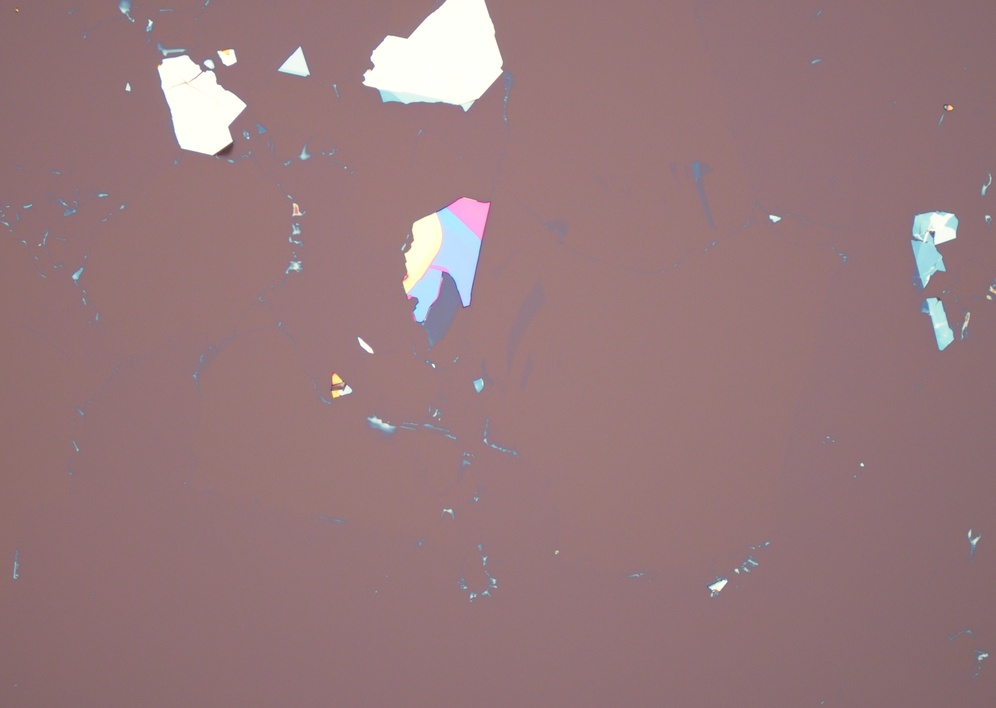
#> input picture uploads/0268b6da-5349-4168-839d-1343ded4f505_48c72baa-07cd-4b4c-a9d9-b8bf47008bb7.jpg, 996 x 708 px, shrunk from 2880 x 2048 before the run
$ python -i image_processing.py   (imports and definitions only)
#> lines starting #> are read from the running program, lines starting #| are printed output that depends on the picture; after the words box and inside, x2 and y2 are one past the last pixel; in counts of white or black regions, pixels touching at a corner belong together
import cv2
import numpy as np
import os

def crop_center(image, crop_ratio=0.70):
    center_y, center_x = image.shape[0] // 2, image.shape[1] // 2
    crop_height, crop_width = int(image.shape[0] * crop_ratio / 2), int(image.shape[1] * crop_ratio / 2)
    cropped_image = image[center_y - crop_height:center_y + crop_height, center_x - crop_width:center_x + crop_width]
    return cropped_image

def gaussian_blur_subtract(image, ksize=33):
    blurred_image = cv2.GaussianBlur(image, (ksize, ksize), 0)
    sub_image = cv2.subtract(image, blurred_image)
    return cv2.GaussianBlur(sub_image, (ksize, ksize), 0) + image

def apply_multiple_radial_thresholds(image, threshold_range=[100, 170], n=5):
    t_min, t_max = threshold_range
    thresholds = np.linspace(t_min, t_max, n)

    height, width = image.shape[:2]
    center_x, center_y = width // 2, height // 2

    Y, X = np.ogrid[:height, :width]
    dist_from_center = np.sqrt((X - center_x)**2 + (Y - center_y)**2)
    max_dist = np.sqrt(center_x**2 + center_y**2)

    results = []
    for threshold_value in thresholds:
        radial_threshold = threshold_value + (dist_from_center / max_dist) * (threshold_value - threshold_value)

        thresholded_img = np.zeros_like(image)
        thresholded_img[image > radial_threshold] = 255

        contours, _ = cv2.findContours(thresholded_img, cv2.RETR_EXTERNAL, cv2.CHAIN_APPROX_SIMPLE)
        large_contours = [cnt for cnt in contours if 10000 < cv2.contourArea(cnt)]

        results.append((thresholded_img, large_contours, threshold_value))

    return results

def equalize_brightness(image):
    clahe = cv2.createCLAHE(clipLimit=2.0, tileGridSize=(8, 8))
    equalized_image = clahe.apply(image)
    return equalized_image

def calculate_gradient(image, rect):
    x, y, w, h = rect
    gradients = []
    for i in range(y, min(y + h, image.shape[0])):
        row_gradients = []
        for j in range(x, min(x + w - 1, image.shape[1] - 1)):
            gradient = int(image[i, j + 1]) - int(image[i, j])
            row_gradients.append(gradient)
        gradients.append(row_gradients)
    return gradients

def process_image(image_path, output_dir, threshold_range=[100, 170], n=5, channel='gray'):
#> called with output_dir = 'out.png', n = 5, channel = 'gray'
    image = cv2.imread(image_path, cv2.IMREAD_COLOR)
#> image is the input picture: shape (708, 996, 3); mean B, G, R 123.9, 120.7, 151.3
    if image is None:
        print(f"Failed to load image {image_path}")
        return

    if channel == 'red':
        channel_image = image[:, :, 2]
    elif channel == 'blue':
        channel_image = image[:, :, 0]
    elif channel == 'green':
        channel_image = image[:, :, 1]
    elif channel == 'gray':
        red_channel = image[:, :, 2]
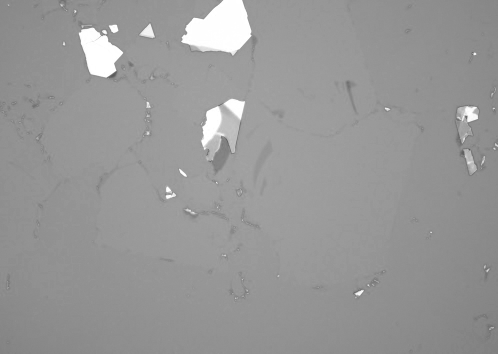
#> red_channel: shape (708, 996) (shown at 1/2 size); min 82, max 255, mean 151.3
        blue_channel = image[:, :, 0]
        channel_image = cv2.addWeighted(red_channel, 0, blue_channel, 1, 0)
    else:
        raise ValueError("Invalid channel selected")

    channel_image_eq = equalize_brightness(channel_image)
#> in equalize_brightness, `equalized_image = clahe.apply(image)`:
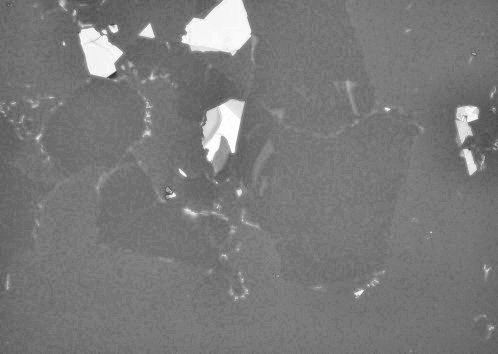
#> equalized_image: shape (708, 996) (shown at 1/2 size); min 50, max 255, mean 121.6
    gray_image = channel_image_eq

    gray_image_blur_sub = gaussian_blur_subtract(gray_image)
    gray_image_blur_sub_crop = crop_center(gray_image_blur_sub)

    results = apply_multiple_radial_thresholds(gray_image_blur_sub_crop, threshold_range, n)
#> after the loop in apply_multiple_radial_thresholds, `for threshold_value in thresholds:`:
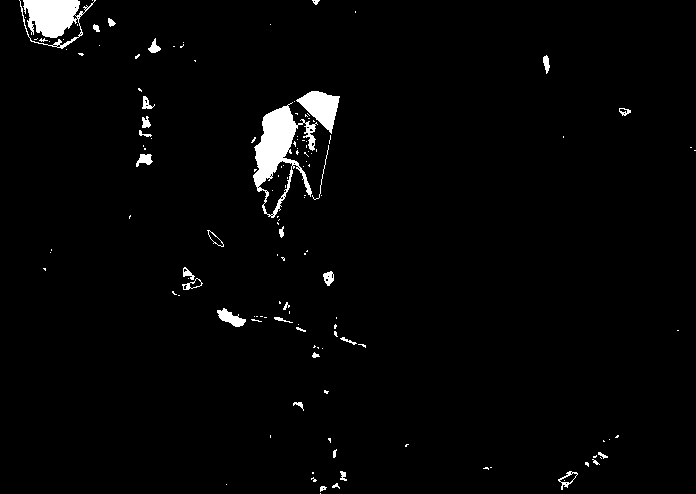
#> thresholded_img: shape (494, 696); 2.3% white; 137 white regions (104 under 20 px), largest, box (x1, y1, x2, y2) and area: (253, 102, 318, 218) 2695, (19, 0, 96, 49) 1867, (296, 91, 340, 134) 975
#> results = 5 items

    base_name = os.path.basename(image_path)
    name, ext = os.path.splitext(base_name)

    processed_files = []

    for i, (thresholded_img, large_contours, threshold_value) in enumerate(results):
        thresholded_output_path = os.path.join(output_dir, f"{name}_threshold_{int(threshold_value)}{ext}")
        contour_output_path = os.path.join(output_dir, f"{name}_contours_{int(threshold_value)}{ext}")

        cv2.imwrite(thresholded_output_path, thresholded_img)

        # Draw contours in color on the original image and calculate gradients
        contour_img = crop_center(image.copy())
        gradients = []
        for contour in large_contours:
            x, y, w, h = cv2.boundingRect(contour)
            x, y, w, h = max(0, x - 10), max(0, y - 10), min(image.shape[1] - x, w + 20), min(image.shape[0] - y, h + 20)  # Add padding and ensure within bounds
            cv2.rectangle(contour_img, (x, y), (x + w, y + h), (255, 0, 255), 2)  # Draw rectangle in purple
            contour_gradient = calculate_gradient(gray_image_blur_sub_crop, (x, y, w, h))
            gradients.append(contour_gradient)

        contour_img = cv2.drawContours(contour_img, large_contours, -1, (0, 255, 0), 2)  # Original contours in green
        cv2.imwrite(contour_output_path, contour_img)

        processed_files.append({
            'original': base_name,
            'threshold': int(threshold_value),
            'threshold_image': os.path.basename(thresholded_output_path),
            'contour_image': os.path.basename(contour_output_path),
            'gradient': gradients  # Store gradient information
        })
#> this loop made 5 passes
#> threshold_value on passes 3 to 5: 135, 152.5, 170
#> pass 1, in process_image, `cv2.imwrite(thresholded_output_path, thresholded_img)`:
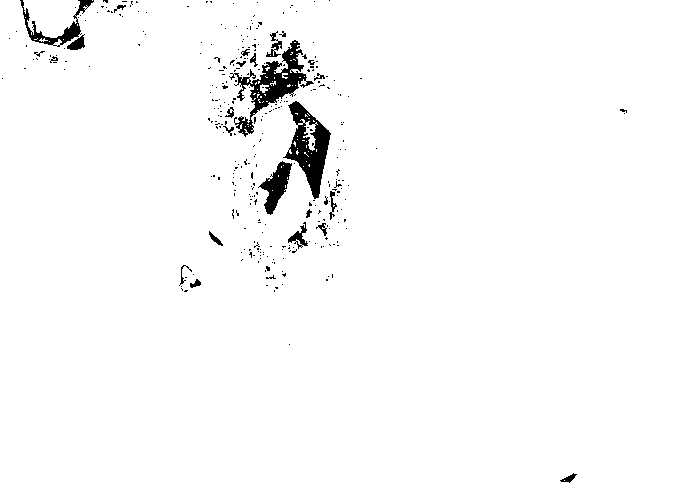
#> saved as 0268b6da-5349-4168-839d-1343ded4f505_48c72baa-07cd-4b4c-a9d9-b8bf47008bb7_threshold_100.jpg: shape (494, 696); 97.7% white; 328 black regions (302 under 20 px), largest, box (x1, y1, x2, y2) and area: (229, 40, 314, 137) 2131, (283, 101, 331, 199) 1984, (258, 161, 292, 215) 797
#> pass 1, in crop_center (call 2), `cropped_image = image[center_y - crop_height:center_y + crop_height, c..`:
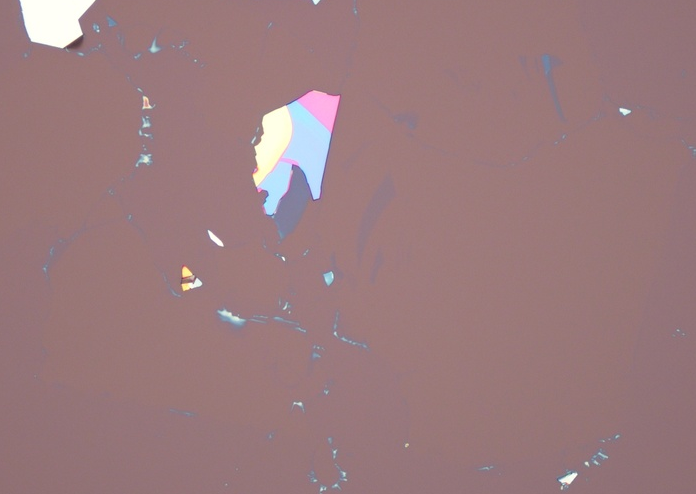
#> cropped_image: shape (494, 696, 3); mean of channels 0, 1, 2 125.6, 122.7, 154.8; drawn as B, G, R
#> pass 1, in process_image, `contour_img = cv2.drawContours(contour_img, large_contours, -1, (0, 25..`:
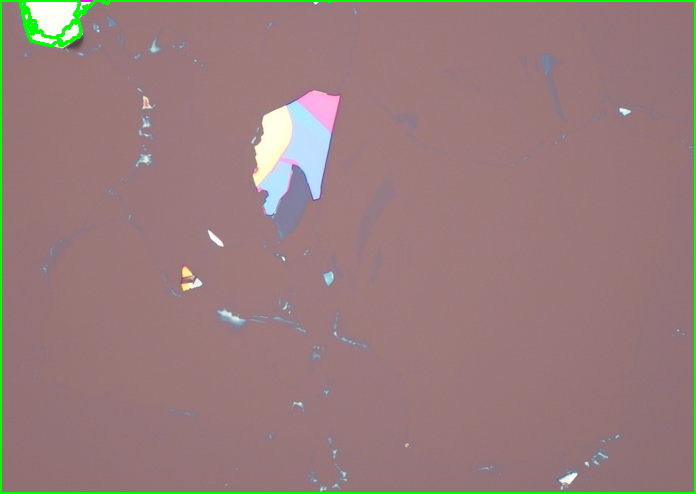
#> contour_img: shape (494, 696, 3); mean of channels 0, 1, 2 123.2, 124.6, 152; drawn as B, G, R
#> pass 2, in process_image, `cv2.imwrite(thresholded_output_path, thresholded_img)`:
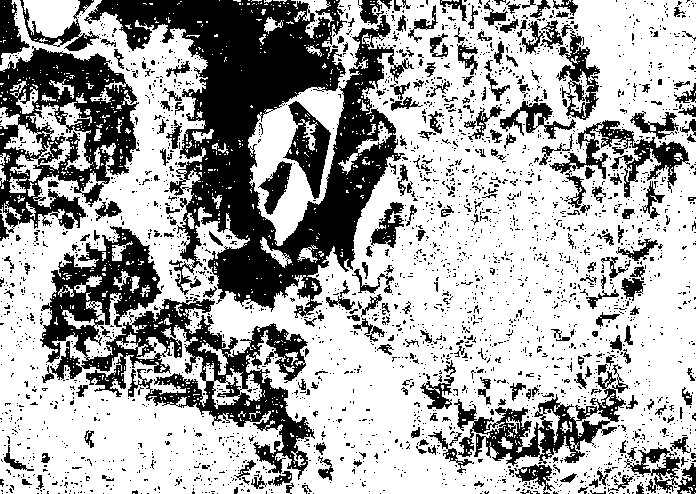
#> saved as 0268b6da-5349-4168-839d-1343ded4f505_48c72baa-07cd-4b4c-a9d9-b8bf47008bb7_threshold_117.jpg: shape (494, 696); 66.2% white; 2886 black regions (2620 under 20 px), largest, box (x1, y1, x2, y2) and area: (84, 0, 414, 318) 39431, (40, 226, 315, 480) 19140, (0, 46, 140, 241) 13123
#> after the loop, processed_files = 5 items

    return processed_files

>>> result = process_image('uploads/0268b6da-5349-4168-839d-1343ded4f505_48c72baa-07cd-4b4c-a9d9-b8bf47008bb7.jpg', 'out.png')
#> result = 5 items

$ run again, on uploads/077ee4a2-597c-44a6-8c32-ccfd1c835b2f_0b9b4feee4974accb95ebb2925257947.jpg
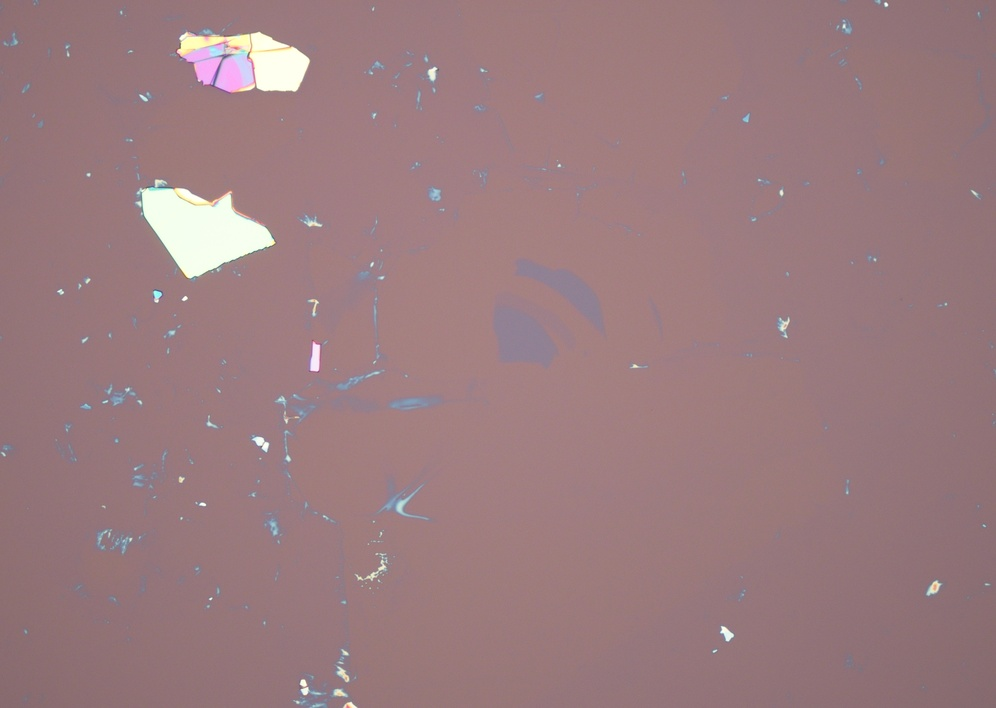
#> input picture uploads/077ee4a2-597c-44a6-8c32-ccfd1c835b2f_0b9b4feee4974accb95ebb2925257947.jpg, 996 x 708 px, shrunk from 2880 x 2048 before the run
#> in process_image, image is the input picture: shape (708, 996, 3); mean B, G, R 127.2, 123.6, 155.1
#> after the loop in apply_multiple_radial_thresholds, `for threshold_value in thresholds:`:
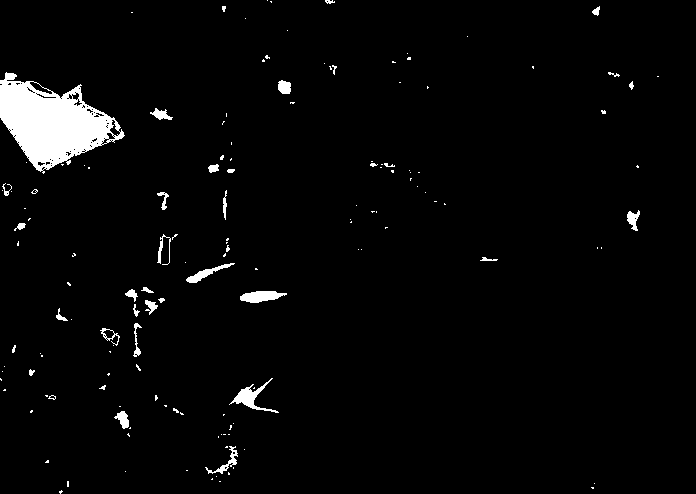
#> thresholded_img: shape (494, 696); 3% white; 145 white regions (111 under 20 px), largest, box (x1, y1, x2, y2) and area: (0, 72, 125, 174) 6621, (229, 378, 279, 413) 439, (240, 291, 287, 303) 379
#> results = 5 items
#> the loop in process_image, `for i, (thresholded_img, large_contours, threshold_value) in enumerate..` made 5 passes
#> threshold_value on passes 3 to 5: 135, 152.5, 170
#> pass 2, in process_image, `cv2.imwrite(thresholded_output_path, thresholded_img)`:
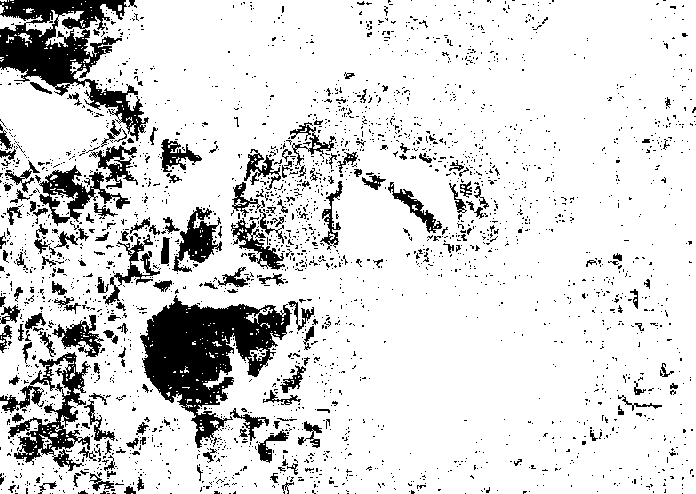
#> saved as 077ee4a2-597c-44a6-8c32-ccfd1c835b2f_0b9b4feee4974accb95ebb2925257947_threshold_117.jpg: shape (494, 696); 85.4% white; 2645 black regions (2453 under 20 px), largest, box (x1, y1, x2, y2) and area: (140, 295, 292, 448) 10318, (0, 0, 149, 141) 7624, (0, 352, 91, 471) 3466

$ run again, on uploads/077ee4a2-597c-44a6-8c32-ccfd1c835b2f_3ee51f4e645d4183b2e2bab02722aa41.jpg
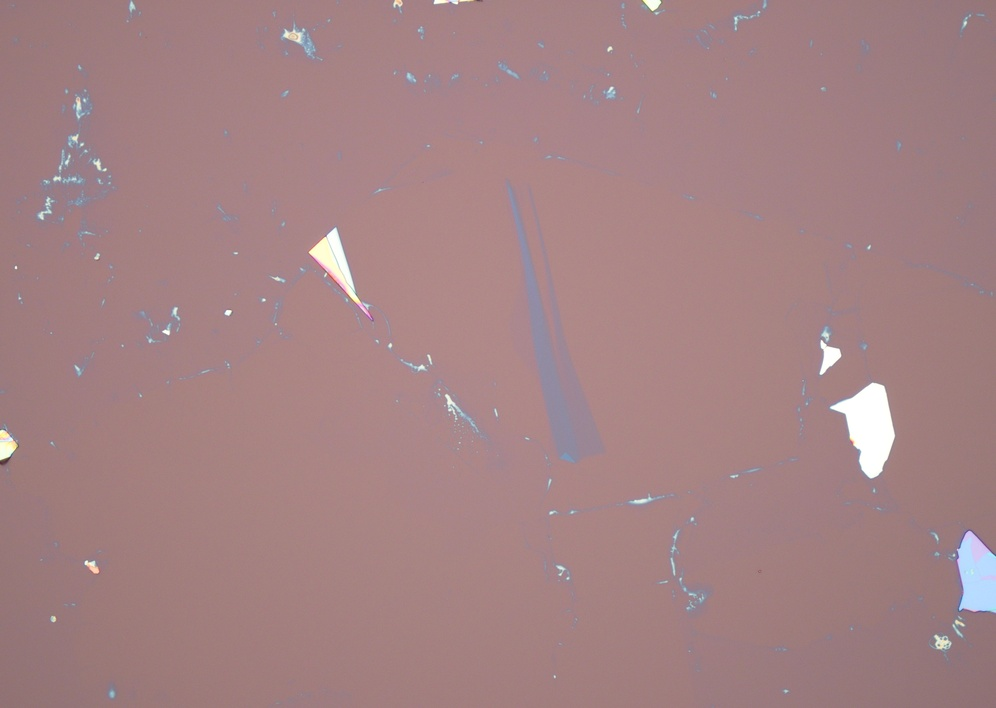
#> input picture uploads/077ee4a2-597c-44a6-8c32-ccfd1c835b2f_3ee51f4e645d4183b2e2bab02722aa41.jpg, 996 x 708 px, shrunk from 2880 x 2048 before the run
#> in process_image, image is the input picture: shape (708, 996, 3); mean B, G, R 132.4, 130.3, 164.1
#> after the loop in apply_multiple_radial_thresholds, `for threshold_value in thresholds:`:
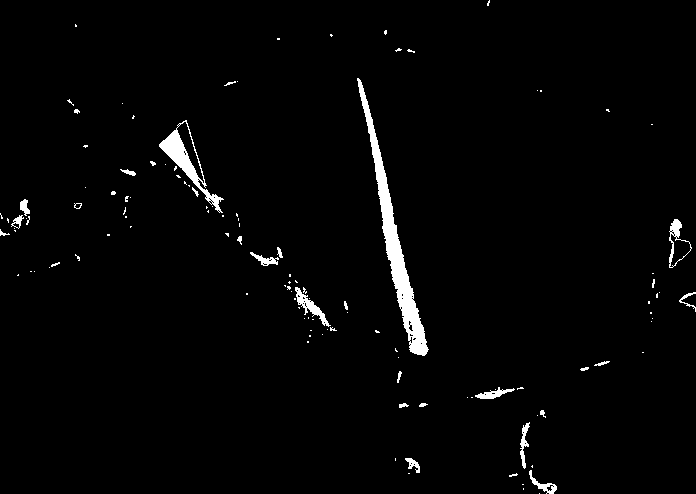
#> thresholded_img: shape (494, 696); 2.1% white; 122 white regions (94 under 20 px), largest, box (x1, y1, x2, y2) and area: (357, 78, 429, 356) 3252, (159, 120, 224, 213) 1143, (295, 287, 331, 327) 364
#> results = 5 items
#> the loop in process_image, `for i, (thresholded_img, large_contours, threshold_value) in enumerate..` made 5 passes
#> threshold_value on passes 1 to 3: 100, 117.5, 135
#> pass 2, in process_image, `cv2.imwrite(thresholded_output_path, thresholded_img)`:
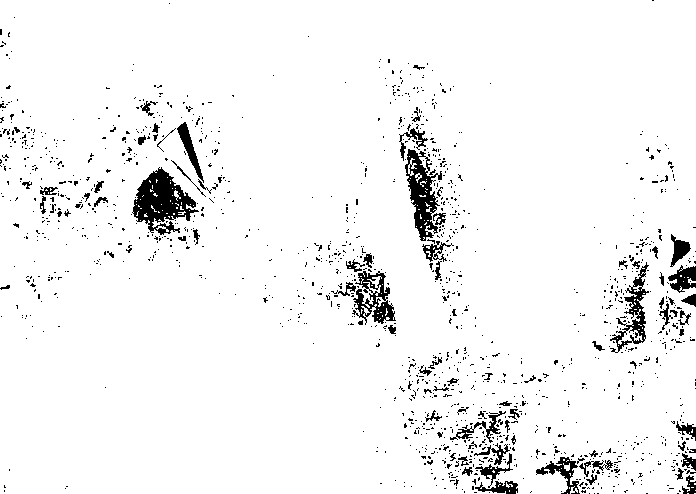
#> saved as 077ee4a2-597c-44a6-8c32-ccfd1c835b2f_3ee51f4e645d4183b2e2bab02722aa41_threshold_117.jpg: shape (494, 696); 95.1% white; 1378 black regions (1293 under 20 px), largest, box (x1, y1, x2, y2) and area: (132, 167, 199, 235) 2246, (405, 149, 442, 241) 1545, (352, 271, 396, 325) 1024
